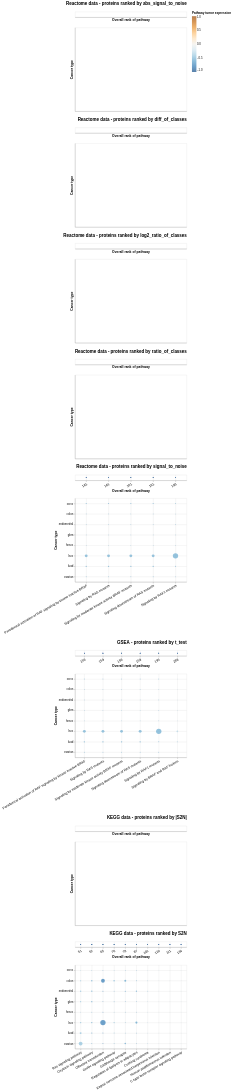

The code cell stored with this chart in its notebook:
### Code cell
alt.vconcat(
    plot_top_ten(STEP05_abs_signal_to_noise, STEP01_FILE_PATH, "Reactome data - proteins ranked by abs_signal_to_noise")[0],
    plot_top_ten(STEP05_diff_of_classes, STEP01_FILE_PATH, "Reactome data - proteins ranked by diff_of_classes")[0],
    plot_top_ten(STEP05_log2_ratio_of_classes, STEP01_FILE_PATH, "Reactome data - proteins ranked by log2_ratio_of_classes")[0],
    plot_top_ten(STEP05_ratio_of_classes, STEP01_FILE_PATH, "Reactome data - proteins ranked by ratio_of_classes")[0],
    plot_top_ten(STEP05_signal_to_noise, STEP01_FILE_PATH, "Reactome data - proteins ranked by signal_to_noise")[0],
    plot_top_ten(STEP05_t_test, STEP01_FILE_PATH, "GSEA - proteins ranked by t_test")[0],
    
    plot_top_ten(STEP06_ABS_S2N_PATH, STEP01_FILE_PATH, "KEGG data - proteins ranked by |S2N|")[0],
    plot_top_ten(STEP06_S2N_PATH, STEP01_FILE_PATH, "KEGG data - proteins ranked by S2N")[0],
).configure_axis(
    grid=True
).configure_title(
    fontSize=16,
    anchor="end",
    offset=20
).resolve_scale(
    size="independent"
)
